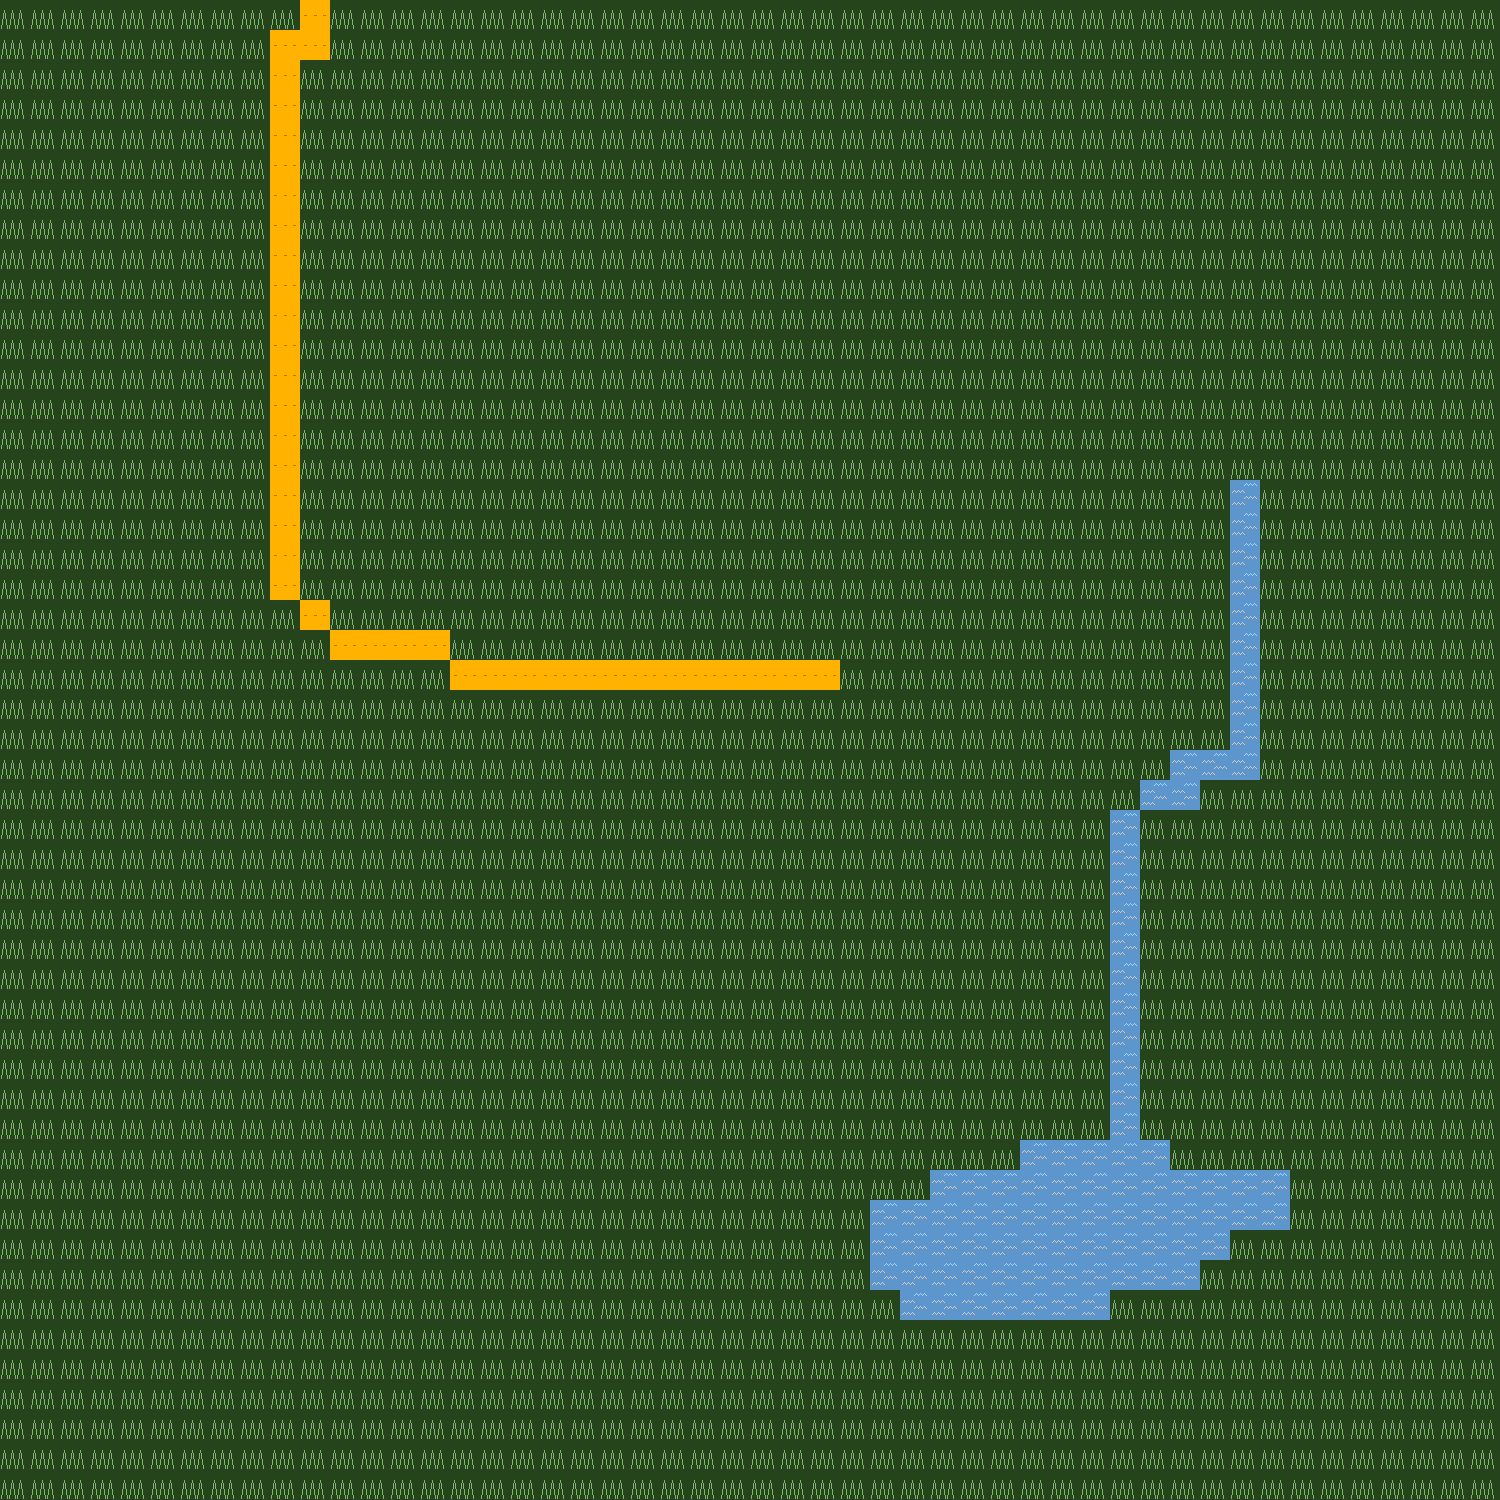

Rendered tile map (Tiled .tmx) drawn with the repository's tilesets; below, a short description and the map source with its tile grids summarised:
An orthogonal 50x50 tile map with 30x30 px tiles, 6 tile layers (Camada de Tiles 1 - 0, Camada de Tiles 1 - 1, Camada de Tiles 2 - 0, Camada de Tiles 2 - 1, ...), 3 tilesets and 1 object (portal_0).

<map version="1.2" tiledversion="1.3.0" orientation="orthogonal" renderorder="left-up" compressionlevel="0" width="50" height="50" tilewidth="30" tileheight="30" infinite="0" nextlayerid="11" nextobjectid="13">
 <properties>
  <property name="ENEMIES" value="0002" />
 </properties>
 <tileset firstgid="1" source="nature.tsx" />
 <tileset firstgid="26" source="streets.tsx" />
 <tileset firstgid="76" source="rodoviary.tsx" />
 <layer id="1" name="Camada de Tiles 1 - 0" width="50" height="50">
  <data>[2500 cells, 2500 non-empty, 3 distinct tile ids]</data>
 </layer>
 <layer id="2" name="Camada de Tiles 1 - 1" width="50" height="50">
  <data>[2500 cells, 0 non-empty, 0 distinct tile ids]</data>
 </layer>
 <layer id="3" name="Camada de Tiles 2 - 0" width="50" height="50">
  <data>[2500 cells, 0 non-empty, 0 distinct tile ids]</data>
 </layer>
 <layer id="4" name="Camada de Tiles 2 - 1" width="50" height="50">
  <data>[2500 cells, 0 non-empty, 0 distinct tile ids]</data>
 </layer>
 <layer id="5" name="Camada de Tiles 3 - 0" width="50" height="50">
  <data>[2500 cells, 0 non-empty, 0 distinct tile ids]</data>
 </layer>
 <layer id="6" name="Camada de Tiles 3 - 1" width="50" height="50">
  <data>[2500 cells, 0 non-empty, 0 distinct tile ids]</data>
 </layer>
 <objectgroup id="10" name="PORTAL">
  <object id="4" name="portal_0" x="682.303" y="591.758" width="24" height="40">
   <properties>
    <property name="MAP" type="int" value="1" />
    <property name="PX" type="int" value="569" />
    <property name="PY" type="int" value="510" />
    <property name="TIME" value="none" />
   </properties>
  </object>
 </objectgroup>
 <objectgroup id="9" name="VEHICLES" />
 <objectgroup id="8" name="SHOP" />
 <objectgroup id="7" name="NPC" />
</map>
